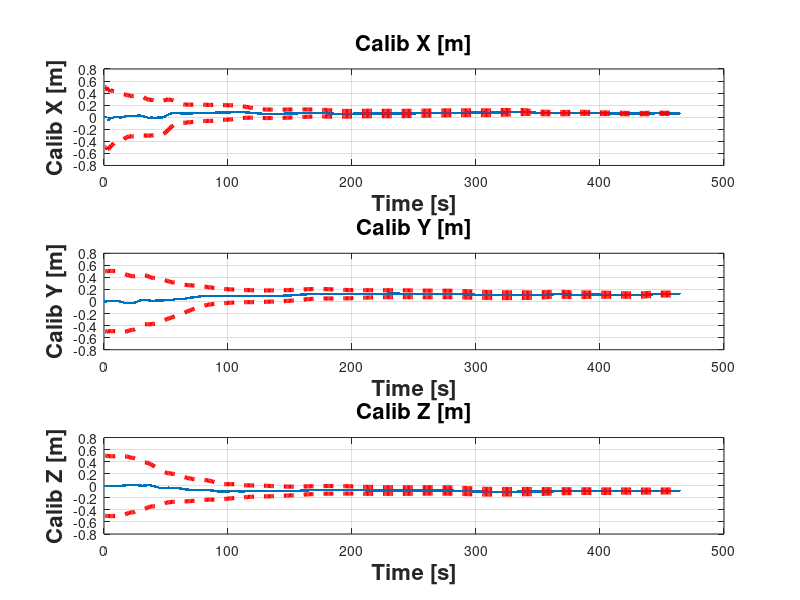
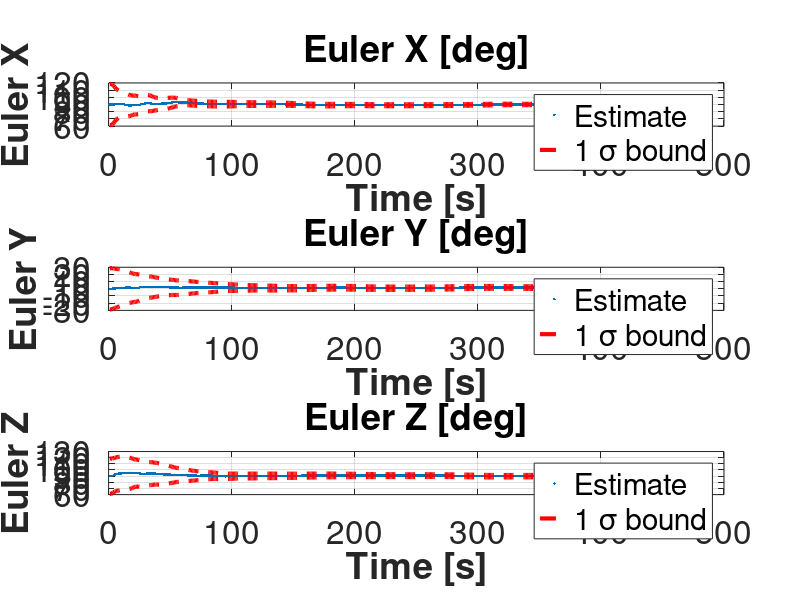

Write MATLAB code to recreate these figures, in order.
clear all;
clc;
data_ext_calib = csvread('camimu_calib_extrinsic.csv');
eul_xyz = data_ext_calib(:, 1:3)*180/pi;
t_xyz = data_ext_calib(:, 4:6);
sigma_rxryrz = data_ext_calib(:, 7:9)*180/pi;
sigma_txyz = data_ext_calib(:, 10:12);
%%
figure('Name','Calibration XYZ KF','NumberTitle','off');
subplot(311)
plot(t_xyz(:,1),  '.', 'LineWidth', 3);
%hold off;
hold on;
plot(t_xyz(:,1) + sigma_txyz(:,1), '--r', 'LineWidth', 3);
hold on;
plot(t_xyz(:,1) - sigma_txyz(:,1), '--r', 'LineWidth', 3);
hold off;
ylabel('Calib X [m]','fontweight','bold','fontsize',16);
grid;
title('Calib X [m]','fontweight','bold','fontsize',16);
xlabel('Time [s]','fontweight','bold','fontsize',16)

subplot(312)
plot(t_xyz(:,2),  '.', 'LineWidth', 3);
%hold off;
hold on;
plot(t_xyz(:,2) + sigma_txyz(:,2), '--r', 'LineWidth', 3);
hold on;
plot(t_xyz(:,2) - sigma_txyz(:,2), '--r', 'LineWidth', 3);
hold off;
ylabel('Calib Y [m]','fontweight','bold','fontsize',16);
grid;
title('Calib Y [m]','fontweight','bold','fontsize',16);
xlabel('Time [s]','fontweight','bold','fontsize',16);

subplot(313)
plot(t_xyz(:,3),  '.', 'LineWidth', 3);
%hold off;
hold on;
plot(t_xyz(:,3) + sigma_txyz(:,3), '--r', 'LineWidth', 3);
hold on;
plot(t_xyz(:,3) - sigma_txyz(:,3), '--r', 'LineWidth', 3);
hold off;
ylabel('Calib Z [m]','fontweight','bold','fontsize',16);
grid;
title('Calib Z [m]','fontweight','bold','fontsize',16);
xlabel('Time [s]','fontweight','bold','fontsize',16);


%%
eulerangleDegrees = eul_xyz;
eulerangleDegreesMinus = eulerangleDegrees - sigma_rxryrz;
eulerangleDegreesPlus = eulerangleDegrees + sigma_rxryrz;

%%
figure('Name','Rotation Calibration KF','NumberTitle','off');
subplot(311)
plot(eulerangleDegrees(:,1),  '.', 'LineWidth', 3);
hold on;
plot(eulerangleDegreesMinus(:,1), '--r', 'LineWidth', 3);
hold on;
plot(eulerangleDegreesPlus(:,1), '--r', 'LineWidth', 3);
hold off;
ylabel('Euler X','fontweight','bold','fontsize',16);
grid;
title('Euler X [deg]','fontweight','bold','fontsize',16);
xlabel('Time [s]','fontweight','bold','fontsize',16);
% ylim([170, 190]);
legend('Estimate', '1 \sigma bound');
set(gca,'FontSize', 24);

subplot(312)
plot(eulerangleDegrees(:,2), '.',  'LineWidth', 3);
hold on;
plot(eulerangleDegreesMinus(:,2),'--r', 'LineWidth', 3);
hold on;
plot(eulerangleDegreesPlus(:,2),'--r',  'LineWidth', 3);
hold off;
ylabel('Euler Y','fontweight','bold','fontsize',16);
grid;
title('Euler Y [deg]','fontweight','bold','fontsize',16);
xlabel('Time [s]','fontweight','bold','fontsize',16);
% ylim([-10, 10]);
legend('Estimate', '1 \sigma bound');
set(gca,'FontSize', 24);

subplot(313)
plot(eulerangleDegrees(:,3), '.',  'LineWidth', 3);
hold on;
plot(eulerangleDegreesMinus(:,3),'--r', 'LineWidth', 3);
hold on;
plot(eulerangleDegreesPlus(:,3),'--r',  'LineWidth', 3);
hold off;
ylabel('Euler Z','fontweight','bold','fontsize',16);
grid;
title('Euler Z [deg]','fontweight','bold','fontsize',16);
xlabel('Time [s]','fontweight','bold','fontsize',16);
% ylim([-10, 10]);
legend('Estimate', '1 \sigma bound');
set(gca,'FontSize', 24);


